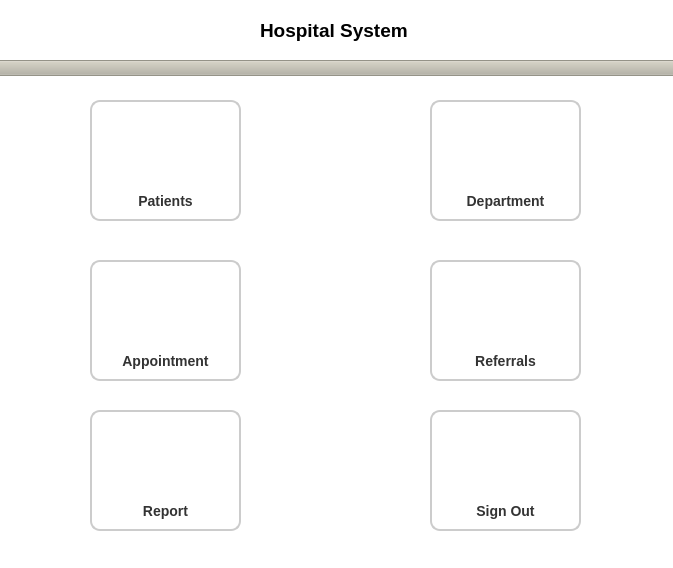
<?xml version="1.0" encoding="UTF-8"?>
<ui version="4.0">
 <class>MainMenu</class>
 <widget class="QWidget" name="MainMenu">
  <property name="geometry">
   <rect>
    <x>0</x>
    <y>0</y>
    <width>673</width>
    <height>568</height>
   </rect>
  </property>
  <property name="minimumSize">
   <size>
    <width>0</width>
    <height>0</height>
   </size>
  </property>
  <property name="windowTitle">
   <string>Form</string>
  </property>
  <property name="styleSheet">
   <string notr="true">background-color: rgb(255, 255, 255);</string>
  </property>
  <widget class="QPushButton" name="pushButton">
   <property name="geometry">
    <rect>
     <x>90</x>
     <y>100</y>
     <width>151</width>
     <height>121</height>
    </rect>
   </property>
   <property name="minimumSize">
    <size>
     <width>0</width>
     <height>0</height>
    </size>
   </property>
   <property name="font">
    <font>
     <pointsize>-1</pointsize>
     <bold>true</bold>
    </font>
   </property>
   <property name="layoutDirection">
    <enum>Qt::LayoutDirection::LeftToRight</enum>
   </property>
   <property name="styleSheet">
    <string notr="true">QPushButton {
    background-color: transparent;
    border: 2px solid #CCCCCC;
    border-radius: 10px;
    padding: 10px;
    font-size: 14px;
    font-weight: bold;
    color: #333333;
    
    layout-direction: top-to-bottom;
    layout-spacing: 10px;
    text-align: bottom;
}
QPushButton:hover {
    border-color: #999999;
}
QPushButton:pressed {
    border-color: #666666;
}</string>
   </property>
   <property name="text">
    <string>Patients</string>
   </property>
   <property name="iconSize">
    <size>
     <width>20</width>
     <height>20</height>
    </size>
   </property>
  </widget>
  <widget class="QLabel" name="label">
   <property name="geometry">
    <rect>
     <x>260</x>
     <y>10</y>
     <width>181</width>
     <height>41</height>
    </rect>
   </property>
   <property name="font">
    <font>
     <pointsize>14</pointsize>
     <bold>true</bold>
    </font>
   </property>
   <property name="text">
    <string>Hospital System</string>
   </property>
  </widget>
  <widget class="QPushButton" name="appointmentButton">
   <property name="geometry">
    <rect>
     <x>90</x>
     <y>260</y>
     <width>151</width>
     <height>121</height>
    </rect>
   </property>
   <property name="font">
    <font>
     <pointsize>-1</pointsize>
     <bold>true</bold>
    </font>
   </property>
   <property name="styleSheet">
    <string notr="true">QPushButton {
    background-color: transparent;
    border: 2px solid #CCCCCC;
    border-radius: 10px;
    padding: 10px;
    font-size: 14px;
    font-weight: bold;
    color: #333333;
    
   
    layout-direction: top-to-bottom;
    layout-spacing: 10px;
    
    
    text-align: bottom;
}
QPushButton:hover {
    border-color: #999999;
}
QPushButton:pressed {
    border-color: #666666;
}</string>
   </property>
   <property name="text">
    <string>Appointment</string>
   </property>
  </widget>
  <widget class="QPushButton" name="pushButton_2">
   <property name="enabled">
    <bool>false</bool>
   </property>
   <property name="geometry">
    <rect>
     <x>-10</x>
     <y>60</y>
     <width>821</width>
     <height>16</height>
    </rect>
   </property>
   <property name="styleSheet">
    <string notr="true">background-color: rgb(182, 179, 165);</string>
   </property>
   <property name="text">
    <string/>
   </property>
  </widget>
  <widget class="QPushButton" name="reportButton">
   <property name="geometry">
    <rect>
     <x>90</x>
     <y>410</y>
     <width>151</width>
     <height>121</height>
    </rect>
   </property>
   <property name="font">
    <font>
     <pointsize>-1</pointsize>
     <bold>true</bold>
    </font>
   </property>
   <property name="styleSheet">
    <string notr="true">QPushButton {
    background-color: transparent;
    border: 2px solid #CCCCCC;
    border-radius: 10px;
    padding: 10px;
    font-size: 14px;
    font-weight: bold;
    color: #333333;
    
   
    layout-direction: top-to-bottom;
    layout-spacing: 10px;
    
   
    text-align: bottom;
}
QPushButton:hover {
    border-color: #999999;
}
QPushButton:pressed {
    border-color: #666666;
}</string>
   </property>
   <property name="text">
    <string>Report</string>
   </property>
  </widget>
  <widget class="QPushButton" name="signOutButton">
   <property name="geometry">
    <rect>
     <x>430</x>
     <y>410</y>
     <width>151</width>
     <height>121</height>
    </rect>
   </property>
   <property name="font">
    <font>
     <pointsize>-1</pointsize>
     <bold>true</bold>
    </font>
   </property>
   <property name="styleSheet">
    <string notr="true">QPushButton {
    background-color: transparent;
    border: 2px solid #CCCCCC;
    border-radius: 10px;
    padding: 10px;
    font-size: 14px;
    font-weight: bold;
    color: #333333;
    
    
    layout-direction: top-to-bottom;
    layout-spacing: 10px;
    
    text-align: bottom;
}
QPushButton:hover {
    border-color: #999999;
}
QPushButton:pressed {
    border-color: #666666;
}</string>
   </property>
   <property name="text">
    <string>Sign Out</string>
   </property>
  </widget>
  <widget class="QPushButton" name="departmentButton">
   <property name="geometry">
    <rect>
     <x>430</x>
     <y>100</y>
     <width>151</width>
     <height>121</height>
    </rect>
   </property>
   <property name="font">
    <font>
     <pointsize>-1</pointsize>
     <bold>true</bold>
    </font>
   </property>
   <property name="styleSheet">
    <string notr="true">QPushButton {
    background-color: transparent;
    border: 2px solid #CCCCCC;
    border-radius: 10px;
    padding: 10px;
    font-size: 14px;
    font-weight: bold;
    color: #333333;
    
    
    layout-direction: top-to-bottom;
    layout-spacing: 10px;
    
    
    text-align: bottom;
}
QPushButton:hover {
    border-color: #999999;
}
QPushButton:pressed {
    border-color: #666666;
}</string>
   </property>
   <property name="text">
    <string>Department</string>
   </property>
  </widget>
  <widget class="QPushButton" name="referralButton">
   <property name="geometry">
    <rect>
     <x>430</x>
     <y>260</y>
     <width>151</width>
     <height>121</height>
    </rect>
   </property>
   <property name="font">
    <font>
     <pointsize>-1</pointsize>
     <bold>true</bold>
    </font>
   </property>
   <property name="styleSheet">
    <string notr="true">QPushButton {
    background-color: transparent;
    border: 2px solid #CCCCCC;
    border-radius: 10px;
    padding: 10px;
    font-size: 14px;
    font-weight: bold;
    color: #333333;
    
    
    layout-direction: top-to-bottom;
    layout-spacing: 10px;
    
    
    text-align: bottom;
}
QPushButton:hover {
    border-color: #999999;
}
QPushButton:pressed {
    border-color: #666666;
}</string>
   </property>
   <property name="text">
    <string>Referrals</string>
   </property>
  </widget>
  <widget class="QLabel" name="patientPic">
   <property name="geometry">
    <rect>
     <x>130</x>
     <y>110</y>
     <width>71</width>
     <height>71</height>
    </rect>
   </property>
   <property name="text">
    <string/>
   </property>
  </widget>
  <widget class="QLabel" name="appointmentPic">
   <property name="geometry">
    <rect>
     <x>140</x>
     <y>280</y>
     <width>51</width>
     <height>61</height>
    </rect>
   </property>
   <property name="text">
    <string/>
   </property>
  </widget>
  <widget class="QLabel" name="reportPic">
   <property name="geometry">
    <rect>
     <x>140</x>
     <y>430</y>
     <width>51</width>
     <height>61</height>
    </rect>
   </property>
   <property name="text">
    <string/>
   </property>
  </widget>
  <widget class="QLabel" name="departmentPic">
   <property name="geometry">
    <rect>
     <x>472</x>
     <y>110</y>
     <width>71</width>
     <height>71</height>
    </rect>
   </property>
   <property name="text">
    <string/>
   </property>
  </widget>
  <widget class="QLabel" name="referralPic">
   <property name="geometry">
    <rect>
     <x>470</x>
     <y>270</y>
     <width>81</width>
     <height>71</height>
    </rect>
   </property>
   <property name="text">
    <string/>
   </property>
  </widget>
  <widget class="QLabel" name="label_2">
   <property name="geometry">
    <rect>
     <x>470</x>
     <y>420</y>
     <width>71</width>
     <height>71</height>
    </rect>
   </property>
   <property name="text">
    <string/>
   </property>
  </widget>
 </widget>
 <resources/>
 <connections/>
</ui>
